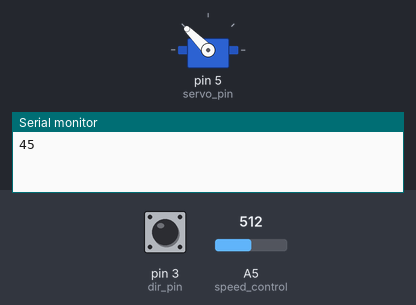
A sketch run on a simulated Arduino Uno, built with avr-gcc and run on an emulated ATmega328P. On the bench: servo, the last lines printed to the serial monitor. The inputs (shaded band) are chosen by the test bench; at power-on: pin 3 (dir_pin) HIGH, A5 (speed_control) = 512.

Above: at 1.2 s.
1.3 s: pin 3 (dir_pin) pulled LOW for 0.3 s
At 2.2 s:
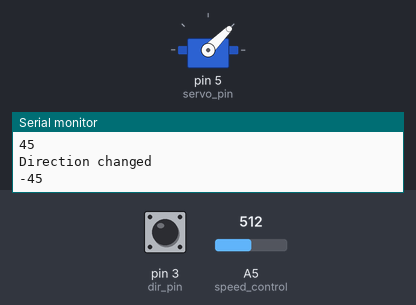
3.1 s: A5 (speed_control) set to 716
At 3.4 s:
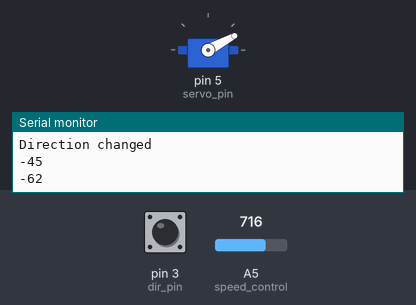
4.6 s: A5 (speed_control) set to 900
At 5.7 s:
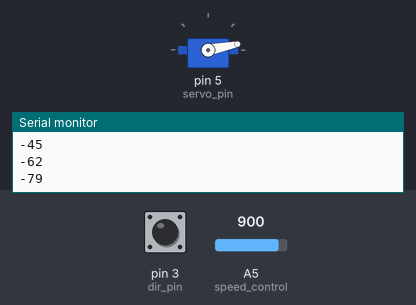
6.1 s: pin 3 (dir_pin) pulled LOW for 1 s
At 7.8 s:
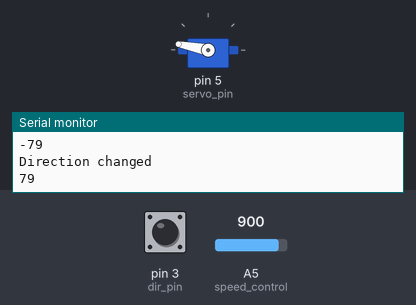
8.6 s: A5 (speed_control) set to 1023
At 8.9 s:
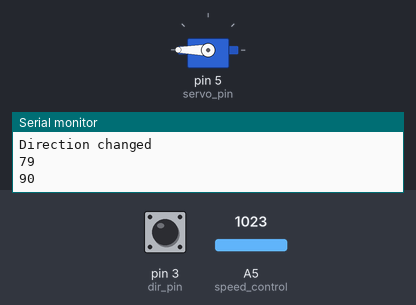
10.1 s: A5 (speed_control) set to 306
At 11.3 s:
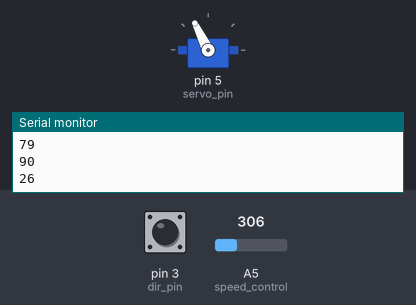
Timing chart, 0 to 12.6 s (numbered marks = the images above; inputs shaded):
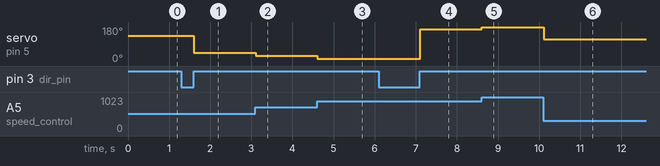

The sketch:

Continuous_Rotation_Servo_Placitech_Example.ino
```cpp
/*  Author: PLACITECH. DIY and Funny videos!
 *
 *  Tiktok: @placitech
 *  Instagram: @placitech_
 *  YouTube: PLACITECH
 *
 *  Use this code to learn the basics of continuous rotation servo motors.
 *  In this example you will rotate the motor by adjusting a potentiometers
 *  knob. When fully turned to Ground, the motor won't move, add when fully
 *  turned to 5V, the motor will go at max speed. You will also be able to
 *  changed the direction of rotation by pressing a push button.
 *
 *  The microcontroller I used for this example is an Arduino Nano, but you
 *  can use any Micro that you have, like the Arduino UNO or MEGA.
 *
*/

#include <Servo.h>

// Declare servo motor
Servo servito;

// Pins we'll use to get the speed and direction, and control the motor
#define dir_pin 3
#define servo_pin 5
#define speed_control A5

// Variables
int spd = 0;
int old_spd = 100;
int dir = 1;


void setup() {
  Serial.begin(9600);

  pinMode(dir_pin, INPUT_PULLUP);
  pinMode(speed_control, INPUT);
  pinMode(servo_pin, OUTPUT);

  servito.attach(servo_pin);

  servito.write(spd);
}


void loop() {
  // If button is pressed, change direction
  if (digitalRead(dir_pin) == LOW){
    dir = -dir;
    while(digitalRead(dir_pin) == LOW){
      delay(10);
    }
    Serial.println("Direction changed");
  }

  // Get the potentiometer's voltage and map it to a value between 0 and 90
  int spd = analogRead(speed_control);
  spd = map(spd, 0, 1023, 0, 90);

  // If a change of speed or direction is detected, change the PWM signal to match
  // the changes
  if (spd*dir != old_spd){
    // 0 means full speed CW, 90 means stopped and 180 means full speed CCW
    servito.write(90+(spd*dir)); //
    Serial.println(spd*dir);
    old_spd = spd*dir;
  }

  // Wait 250 ms
  delay(250);
}
```

Measured:
- after the input at 1.3 s, servo on pin 5 (servo_pin): 135° → 45° after 0.30 s
- after the input at 3.1 s, servo on pin 5 (servo_pin): 45° → 28° at once
- after the input at 4.6 s, servo on pin 5 (servo_pin): 28° → 11° at once
- after the input at 6.1 s, servo on pin 5 (servo_pin): 11° → 169° after 1.0 s
- after the input at 8.6 s, servo on pin 5 (servo_pin): 169° → 180° at once
- after the input at 10.1 s, servo on pin 5 (servo_pin): 180° → 116° at once
